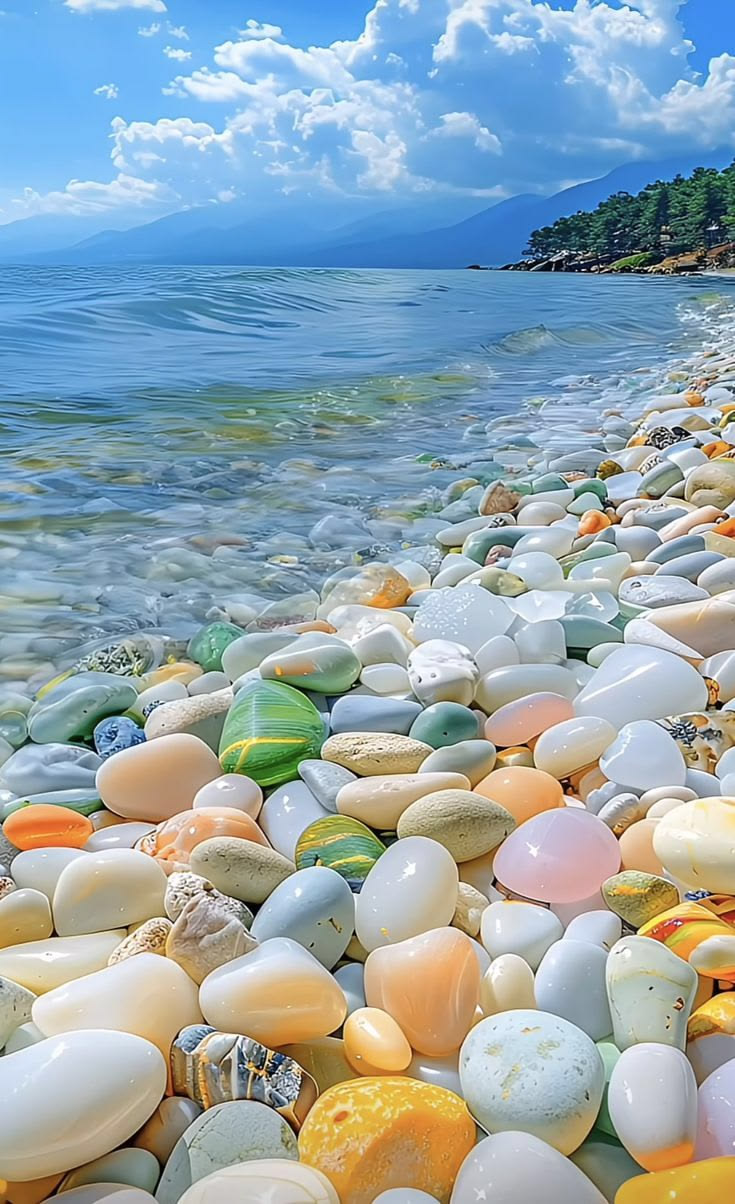
#> input picture WEEK 9/wallpaper.jpg, 735 x 1204 px, found by its file name
$ jupyter execute Lab1.ipynb
#> lines starting #> are read from the running program, lines starting #| are printed output that depends on the picture
## 1.1 Gaussian Noise

[cell 1]
import numpy as np
import cv2
import matplotlib.pyplot as plt

[cell 2]
def add_gaussian_noise(image, mean=0, std=1):
    """
    Adds Gaussian noise to an image.
    Parameters:
    - image: Input image to which noise will be
    added.
    - mean: Mean of the Gaussian distribution.
    Default is 0.
    - std: Standard deviation of the Gaussian
    distribution. Default is 1.
    Returns:
    - noisy_image: Image with added Gaussian noise.
    """
    # Generate Gaussian noise based on the shape of the image
    gaussian_noise = np.random.normal(mean, std, image.shape)
    # Add the noise to the original image and clip the result to stay within valid range
    noisy_image = image + gaussian_noise
    noisy_image = np.clip(noisy_image, 0, 255)
    return noisy_image

## 1.2. Rayleigh Noise

[cell 3]
def add_rayleigh_noise(image, scale=1):
  """
  Adds Rayleigh noise to an image.
  Parameters:
  - image: Input image to which noise will be
  added.
  - scale: Scale parameter for the Rayleigh
  distribution.
  Returns:
  - noisy_image: Image with added Rayleigh noise.
  """
  # Generate Rayleigh noise based on the shape of the image
  rayleigh_noise = np.random.rayleigh(scale, image.shape)
  # Add the noise to the original image and clip the result to stay within valid range
  noisy_image = image + rayleigh_noise
  noisy_image = np.clip(noisy_image, 0, 255)
  return noisy_image

## 1.3. Exponential Noise

[cell 4]
def add_exponential_noise(image, scale=1):
  """
  Adds Exponential noise to an image.
  Parameters:
  - image: Input image to which noise will be
  added.
  - scale: Scale parameter for the Exponential
  distribution.
  Returns:
  - noisy_image: Image with added Exponential
  noise.
  """
  # Generate Exponential noise based on the shape of the image
  exponential_noise = np.random.exponential(scale, image.shape)
  # Add the noise to the original image and clip the result to stay within valid range
  noisy_image = image + exponential_noise
  noisy_image = np.clip(noisy_image, 0, 255)
  return noisy_image

## 1.4. Salt & Pepper Noise

[cell 5]
def add_salt_pepper_noise(image, salt_prob=0.05, pepper_prob=0.05):
  """
  Adds Salt & Pepper noise to an image.
  Parameters:
  - image: Input image to which noise will be
  added.
  - salt_prob: Probability of adding salt (white)
  noise.
  - pepper_prob: Probability of adding pepper
  (black) noise.
  Returns:
  - noisy_image: Image with added Salt & Pepper
  noise.
  """
  noisy_image = image.copy()
  # Salt noise (white pixels)
  num_salt = np.ceil(salt_prob * image.size)
  coords = [np.random.randint(0, i - 1, int(num_salt)) for i in image.shape]
  noisy_image[coords[0], coords[1]] = 255
  # Pepper noise (black pixels)
  num_pepper = np.ceil(pepper_prob * image.size)
  coords = [np.random.randint(0, i - 1, int(num_pepper)) for i in image.shape]
  noisy_image[coords[0], coords[1]] = 0
  return noisy_image

## 1.5. Uniform Noise

[cell 6]
def add_uniform_noise(image, low=0, high=10):
  """
  Adds Uniform noise to an image.
  Parameters:
  - image: Input image to which noise will be
  added.
  - low: Lower bound of the uniform noise.
  - high: Upper bound of the uniform noise.
  Returns:
  - noisy_image: Image with added Uniform noise.
  """
  # Generate Uniform noise based on the shape of the image
  uniform_noise = np.random.uniform(low, high, image.shape)
  # Add the noise to the original image and clip the result to stay within valid range
  noisy_image = image + uniform_noise
  noisy_image = np.clip(noisy_image, 0, 255)
  return noisy_image

## 2. Adding Noise to the image

[cell 7]
image = cv2.imread('/content/drive/MyDrive/Week 9/wallpaper.jpg', cv2.IMREAD_GRAYSCALE)
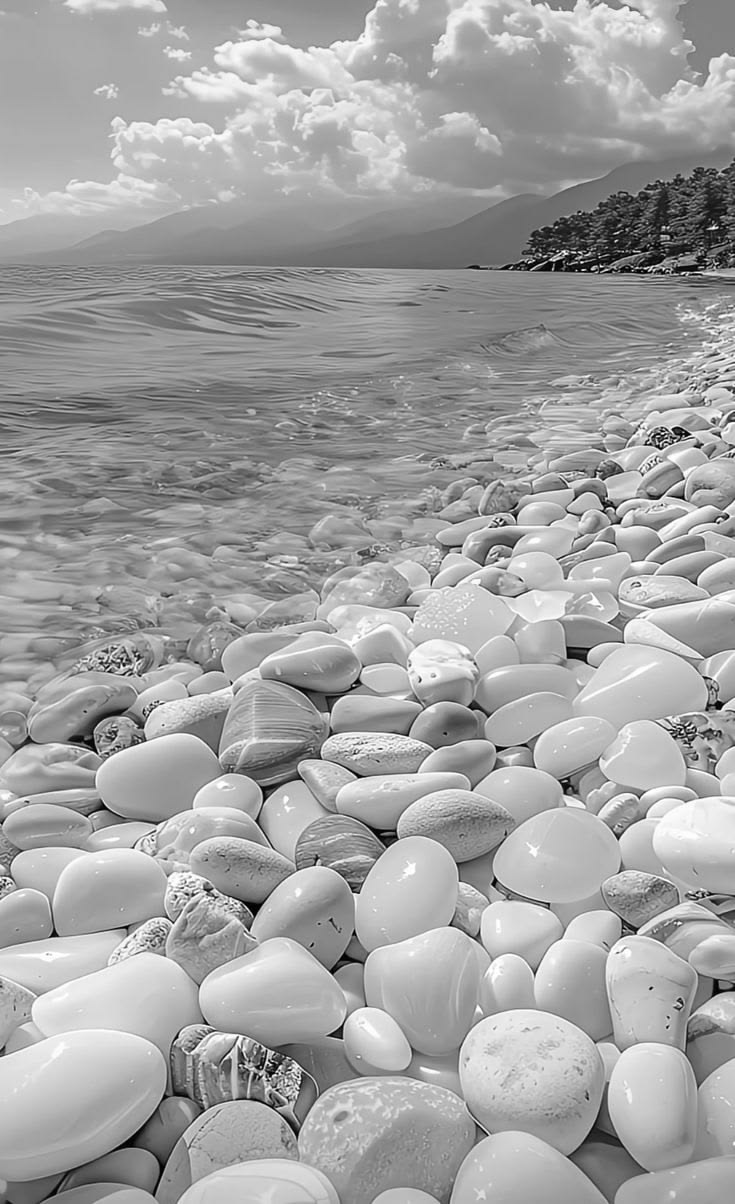
#> image: shape (1204, 735); min 0, max 255, mean 162.4
noisy_image = add_gaussian_noise(image, mean=0, std=20)
#> in add_gaussian_noise, `noisy_image = image + gaussian_noise`:
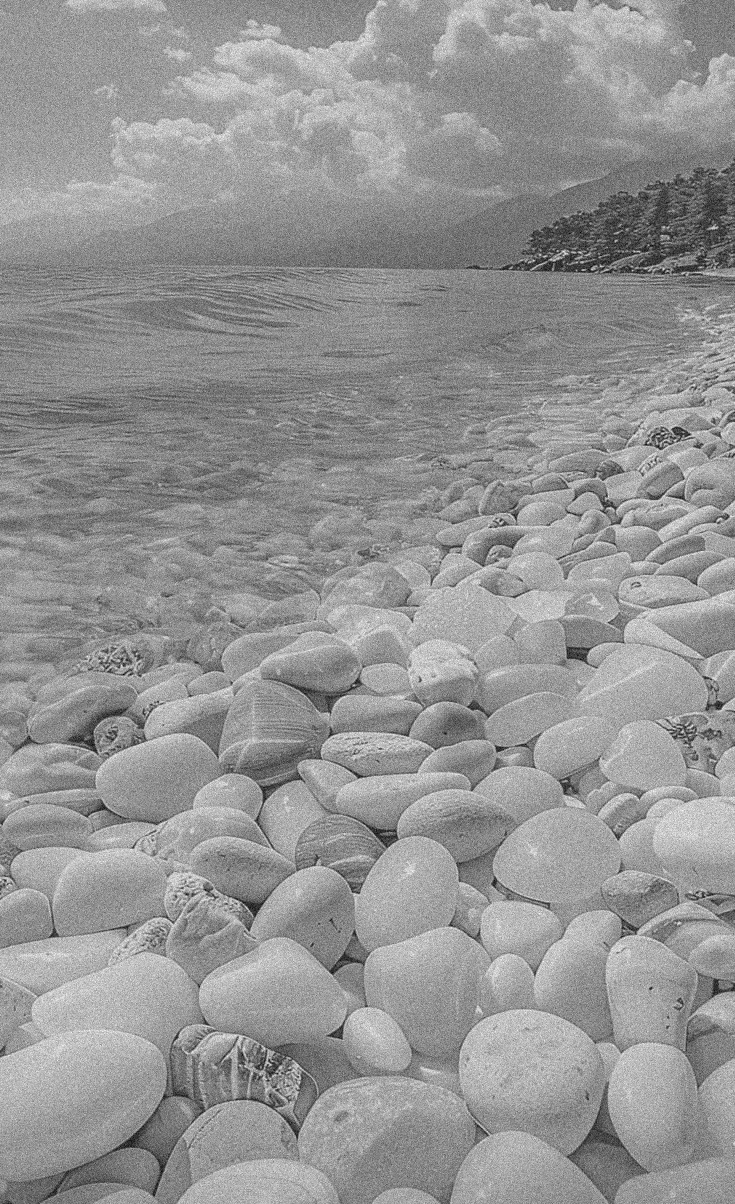
#> noisy_image: shape (1204, 735) float64; min -67.89, max 326.4, mean 162.4; drawn with min black and max white
plt.imshow(noisy_image, cmap='gray')
plt.title("Image with Gaussian Noise")
plt.show()

[cell 8]
# Load an example image
image = cv2.imread('/content/drive/MyDrive/Week 9/wallpaper.jpg', cv2.IMREAD_GRAYSCALE)
# Add Rayleigh noise to the image
rayleigh_image = add_rayleigh_noise(image, scale=1)
# Display the rayleigh noisy image
plt.imshow(rayleigh_image, cmap='gray')
plt.title("Image with Gaussian Noise")
plt.show()

[cell 9]
# Load an example image
image = cv2.imread('/content/drive/MyDrive/Week 9/wallpaper.jpg', cv2.IMREAD_GRAYSCALE)
# Add Rayleigh noise to the image
exponential_image = add_exponential_noise(image, scale=1)
# Display the rayleigh noisy image
plt.imshow(exponential_image, cmap='gray')
plt.title("Image with Gaussian Noise")
plt.show()

[cell 10]
# Load an example image
image = cv2.imread('/content/drive/MyDrive/Week 9/wallpaper.jpg', cv2.IMREAD_GRAYSCALE)
# Add Rayleigh noise to the image
salt_pepper_noise = add_salt_pepper_noise(image, salt_prob=0.05, pepper_prob=0.05)
#> in add_salt_pepper_noise, `noisy_image[coords[0], coords[1]] = 0`:
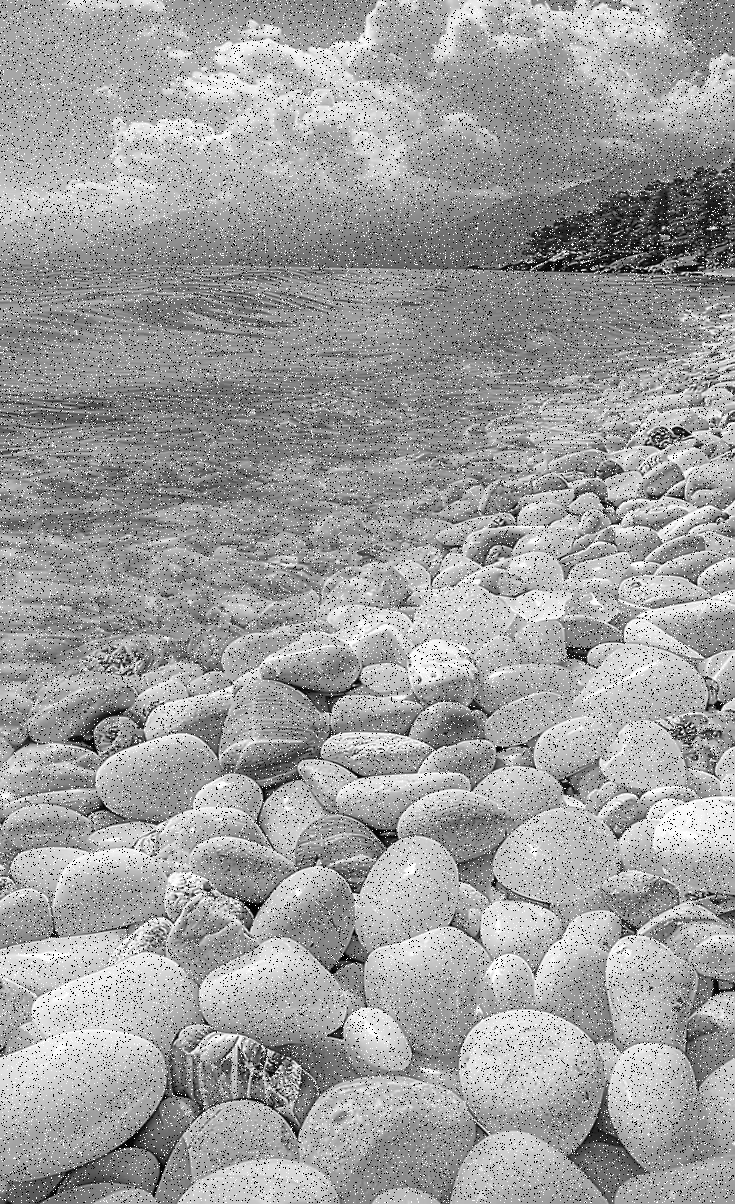
#> noisy_image: shape (1204, 735); min 0, max 255, mean 158.8
# Display the rayleigh noisy image
plt.imshow(salt_pepper_noise, cmap='gray')
plt.title("Image with Gaussian Noise")
plt.show()

[cell 11]
# Load an example image
image = cv2.imread('/content/drive/MyDrive/Week 9/wallpaper.jpg', cv2.IMREAD_GRAYSCALE)
# Add Rayleigh noise to the image
uniform_noise = add_uniform_noise(image, low=0, high=10)
